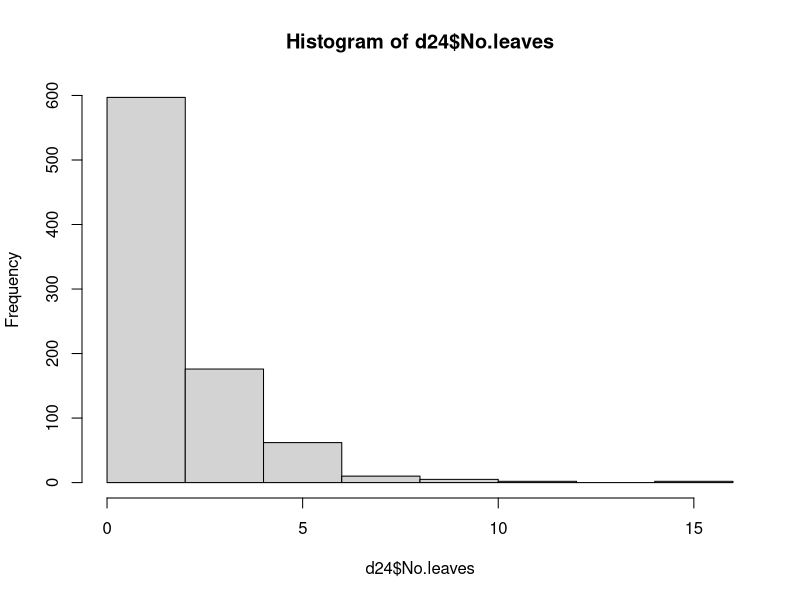
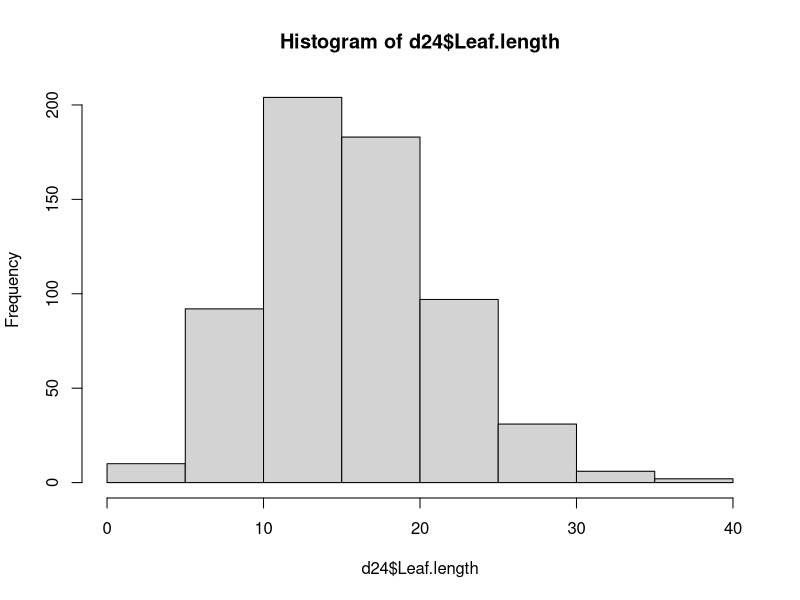
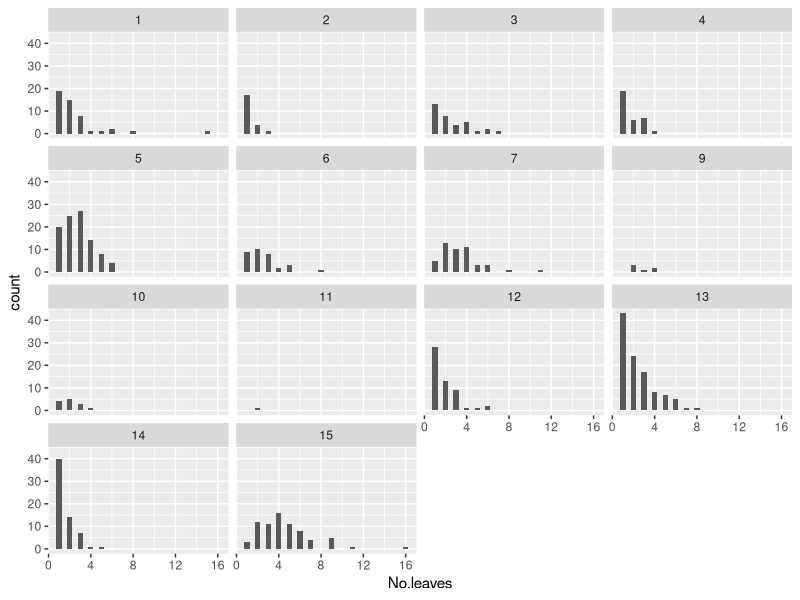
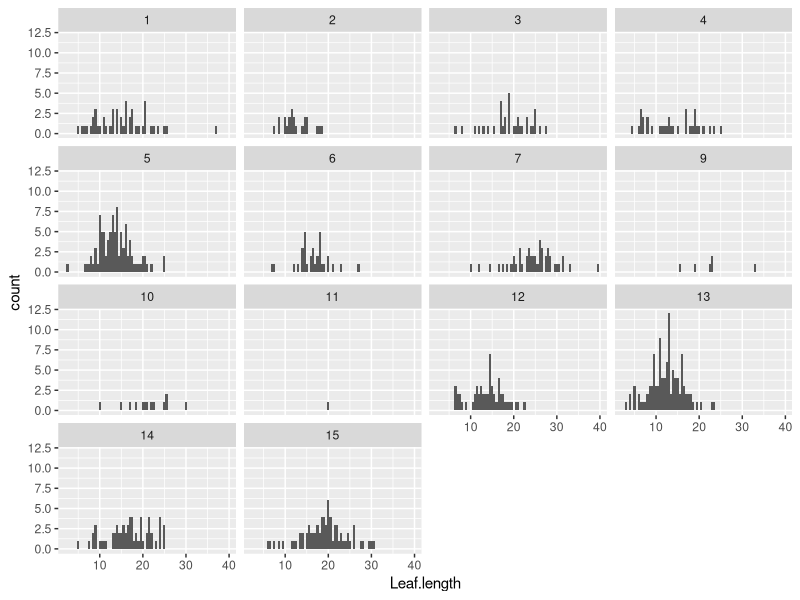
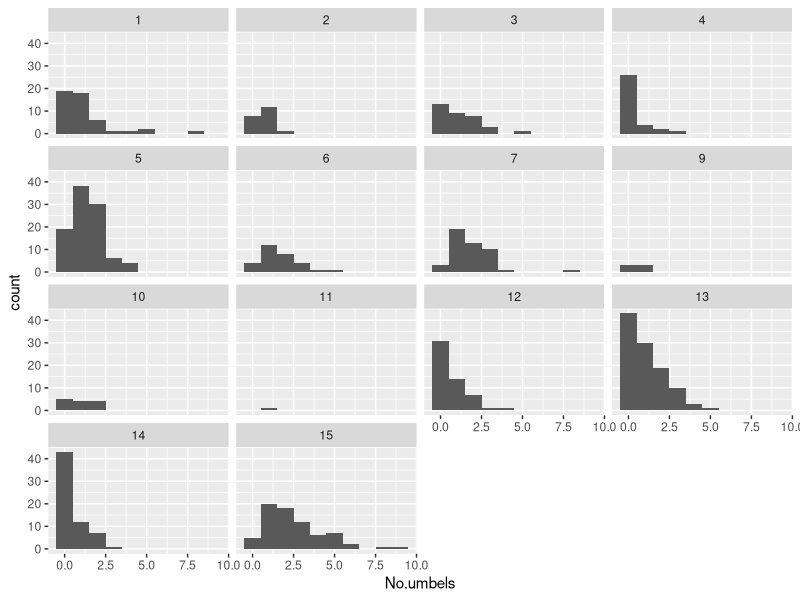

These charts were generated, in order, by the following R code:
# Script for assessing Lomatium data entry
# data entered: demo May 2024, phen Jun 2024  (SN)
# script init June 2024 (SN)

# --- Setup ---

# Packages
library(ggplot2)
library(dplyr)
library(tidyr)

# Clear namespace
rm(list = ls())

# -----------------------------------------------------------------------------------
# Code used to make demo data entry sheet
# do not rerun
# -----------------------------------------------------------------------------------
# a23 = read.csv('00_raw_data/lomatium_demography/2023_Lomatium_Demography_Data.csv')
# 
# head(a23)
# tail(a23)
# 
# names(a23)
# 
# a23 %>% arrange(Plot, Xcoor, Ycoor, Tag)
# 
# a23 %>% filter(grepl('ag\\spull', notes))
# 
# a24 = a23 %>% 
#   arrange(Plot, Xcoor, Ycoor) %>%
#   filter(is.na(tag.pulled)) %>%
#   select(-c(YrTag, problem.tag, X, X.1, X.2, X.3)) %>%
#   mutate(
#     across(
#       c(No.leaves, Leaf.length, No.umbels, Stalk_Height, umbel.diam, notes, tag.pulled),
#       function(x) NA
#     ),
#     Year = 2024
#   )
# 
# write.csv(
#   a24,
#   row.names = FALSE, na = '',
#   file = '00_raw_data/lomatium_demography/2024_Lomatium_Demography_Data_out.csv'
# )
# -----------------------------------------------------------------------------------

# --- Read in entered data ---

d24 = read.csv('00_raw_data/lomatium_demography/2024_Lomatium_Demography_Data.csv')

head(d24)

# Things to check
# - Umbel diameter counts match umbel number column - DONE
# - Alphanumeric columns - DONE
# - Leaf number range - DONE
# - Missing decimals - DONE
# - Leaf length range - DONE
# - Umbel number range - DONE
# - Tag pulled column has all tag pulls - DONE

# Alnum columns
str(d24)
# Looks good


# - Leaf number range
hist(d24$No.leaves)
table(d24$No.leaves)
d24 %>% filter(No.leaves > 10)
# Looks okay to me


# - Leaf length range
range(d24$Leaf.length, na.rm = TRUE)
# hmm...
hist(d24$Leaf.length)
d24 %>% filter(Leaf.length < 5 | Leaf.length > 30)
d24 %>% filter(is.na(Leaf.length), No.leaves > 0)
# (above line should all return notes for why umbel counts/measures are missing)


# - Umbel number range
table(d24$No.umbels, useNA = 'always')
d24 %>% filter(is.na(No.umbels), No.leaves > 0)
# (above line should all return notes for why umbel counts/measures are missing)


# - Tag pulled column
d24 %>% group_by(tag.pulled) %>% summarise(n = n())
# 30 tags pulled (...), everything else blank
d24 %>% filter(grepl('tag\\spull', notes), is.na(tag.pulled))
# (above line should return empty df)
d24 %>% filter(grepl('[Pp]ull', notes)) %>% arrange(tag.pulled)
# looks fine to me


# - Umbel counts matching
umbel.df = d24 %>%
  filter(!is.na(No.umbels), No.umbels > 1) %>%
  mutate(umbel.diam = gsub('\\s', '', umbel.diam)) %>%
  select(Plot, Tag, Xcoor, Ycoor, No.umbels, umbel.diam, notes) %>%
  # might need to change the 9 in the line below to some other integer
  separate(umbel.diam, into = paste0('u', 1:9), sep = ';', fill = 'right') %>%
  pivot_longer(starts_with('u'), names_to = 'u', values_to = 'diam') %>%
  select(-u) %>%
  filter(!is.na(diam))

# Umbel measurement enduing with a decimal
umbel.df %>% filter(grepl('\\.$', diam))
# (none - good!)

# Looking for places where the No.umbels col doesn't match the number of
# diameters provided
umbel.df %>%
  group_by(Plot, Tag, Xcoor) %>%
  filter(No.umbels != n()) # %>% View()
  
umbel.df %>%
  group_by(diam) %>% summarise(n.cases = n()) %>%
  mutate(diam.numeric = as.numeric(diam)) %>%
  print(n = nrow(.))
# the warning is fine - the character NA converted to NA type

# --- Look at NPs and NPNTs ---

pnp.leaves = d24 %>%
  mutate(
    p.status = case_when(
      grepl('[Nn][Pp]', notes) & !grepl('[Nn][Pp][Nn][Tt]', notes) ~ 'np',
      grepl('[Nn][Pp][Nn][Tt]', notes) ~ 'npnt',
      !grepl('[Nn][Pp]', notes) ~ 'p'
    ),
    leaves = case_when(
      is.na(No.leaves) ~ 'na',
      No.leaves > 0 ~ '>0',
      !No.leaves ~ '0'
    )
  )

pnp.leaves %>%
  group_by(p.status, leaves) %>%
  summarise(n = n())

# - All NP/NPNT have zero leaes (good)
# - Couple plants with zero leaves (hmm...)
# - Two cases where a plant has NA leaves

pnp.leaves %>% filter(p.status %in% 'p', !leaves %in% '>0')

# # First NPs only
# d24 %>%
#   filter(grepl('[Nn][Pp]', notes)) %>%
#   filter(!grepl('[Nn][Pp][Nn][Tt]', notes)) # %>% View()

# --- Some visualizations

# Leaf counts
d24 %>%
  filter(No.leaves > 0, !is.na(No.leaves)) %>%
  ggplot(aes(x = No.leaves)) +
  geom_histogram(binwidth = 0.5) +
  facet_wrap(~ Plot)
# - Plots 5, 6, 7, and 15 seem to have larger plants... 
#   (n.b. didn't find new plants here... may just be sampling effect)
# - Really a low fewer plants in 2
# - This isn't a random sample really so don't take too much from it...

# Leaf lengths
d24 %>%
  filter(!is.na(Leaf.length)) %>%
  ggplot(aes(x = Leaf.length)) + 
  geom_histogram(binwidth = 0.5) +
  facet_wrap(~ Plot)
# Shorter leaves in 1, 13, 14
#   (1 and 13 had lots of new plants, 14 had lots of new plants last year)
# Longer leaves in 7, 9, 15 (snowberry and grass)

# Umbel counts
d24 %>%
  filter(!is.na(No.umbels)) %>%
  ggplot(aes(x = No.umbels)) +
  geom_histogram(binwidth = 1) +
  facet_wrap(~ Plot)
# Of course, lots of new-ish plants in 1, 13, 14 so many zeros

# --- Reexport with tag removed column blanks converted to FALSE ---

d24 %>%
  mutate(tag.pulled = ifelse(is.na(tag.pulled), FALSE, tag.pulled)) # %>%
  # group_by(tag.pulled) %>% summarise(n = n())
  # write.csv()

# -----------------------------------------------------------------------------------
# Code used to make phen data entry sheet
# do not rerun
# -----------------------------------------------------------------------------------

# -----------------------------------------------------------------------------------
# Assess phen data entry
# -----------------------------------------------------------------------------------

rm(list = ls())

phen24 = read.csv('00_raw_data/lomatium_demography/2024_Lomatium_Resurveys.csv')

# Look for NAs in counts
phen24 %>% filter(if_any(starts_with('no.'), ~ is.na(.)))
# none - good

# Look for NAs in anything else
phen24 %>% filter(if_any(everything(), ~ is.na(.)))
# cool - none

head(phen24)

phen24 %>%
  mutate(
    all.umbels = no.buds + no.flowers + no.flp + no.seeding + no.dead,
    liv.umbels = no.buds + no.flowers + no.flp + no.seeding
  ) %>%
  distinct(all.umbels)
# Looks fine with me

str(phen24)

phen24 %>%
  group_by(plot, tag, survey.date) %>%
  filter(n() > 1)
